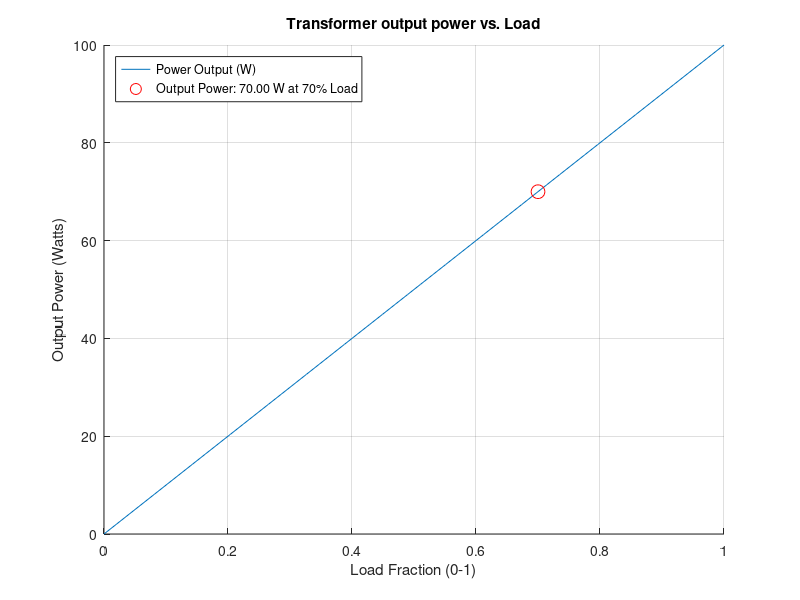
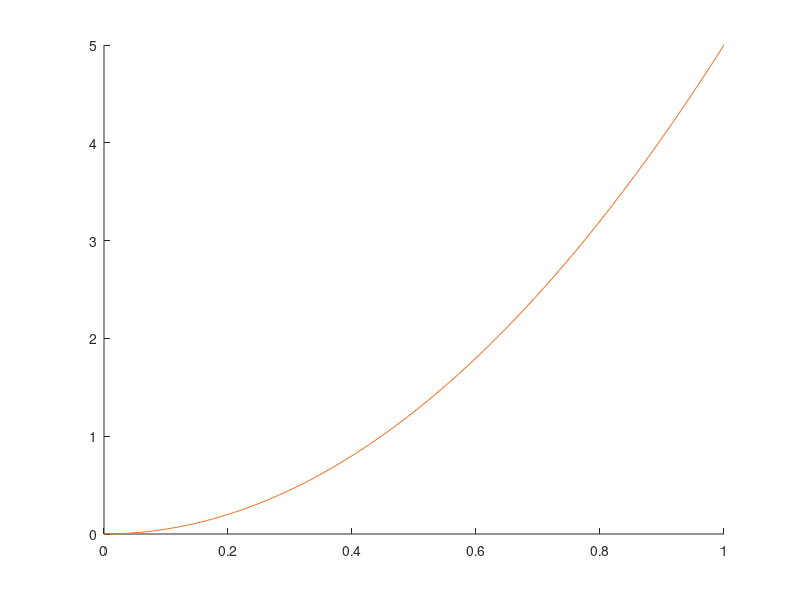

The MATLAB source for these figures, in order: (Note: this script raises an error after producing the figures.)
v1_rms = 120;
a = 10;
s_rated = 100;

v2_rms = v1_rms / a;
i2_rated = s_rated/v2_rms;

fprintf("Primary voltage: %.2fV RMS\n", v1_rms)
fprintf("Turns ratio: %i \n", a)
fprintf("Rated VA: %.2f VA\n", s_rated)
fprintf("Secondary voltage: %.2fV RMS\n", v2_rms)
fprintf("Secondary rated current: %.2f A \n", i2_rated)

x = 0.70;
i2 = x * i2_rated;
fprintf("Secondary current: %.2f A\n", i2)
fprintf("Secondary current is running at %i%% of the rated current\n", x*100)

p_out = v2_rms * i2;
fprintf("Power output: %.2f Watts\n", p_out)

r_load = v2_rms / i2;
fprintf("Equivalent Resistive load: %.2f Ohms\n", r_load)

x_vector = linspace(0, 1, 50);
i2_vector = x_vector .* i2_rated
p_out_vector = i2_vector .* v2_rms

p_copper_rated = 5;
p_copper = x_vector.^2 .* p_copper_rated

for k = 1:length(p_copper)
    fprintf("heat_loss: %.2f Watts | Load: %.2f%%\n", p_copper(k), x_vector(k).*100);
end

p_core = 2
p_loss = p_core + p_copper;

%Conservation of energy
p_in = p_out_vector + p_loss;

%efficiency n
n = (p_out_vector./p_in) * 100;

%plotting output power vs. Load
figure(1)
hold on
plot(x_vector, p_out_vector, '-')
plot(x, p_out, 'ro', 'MarkerSize', 10)
xlabel("Load Fraction (0-1)")
ylabel("Output Power (Watts)")
title("Transformer output power vs. Load")
legend("Power Output (W)", sprintf("Output Power: %.2f W at %i%% Load", p_out, x*100), 'Location', 'northwest')
grid on
hold off

%plotting Transformer Losses vs. Load Fraction
figure(2)
hold on
plot(x_vector, p_copper, 'Color', [0.95 0.45 0.15])
yline(p_core, 'Color', [0.20 0.65 0.95])
plot(x, x^2 * p_copper_rated, "o", "MarkerSize", 10, 'MarkerFaceColor', [0.95 0.45 0.15])
plot(x, p_core, "o", "MarkerSize", 10, 'MarkerFaceColor', [0.20 0.65 0.95])
title("Transformer losses, vs. Load Fraction")
xlabel("Load Fraction (0-1)")
ylabel("Power Loss (W)")
grid on
legend("Copper Loss", "Core Loss", sprintf("Copper Loss: %.2f W at %i%% load", x^2 * p_copper_rated, x*100), sprintf("Core Loss: %.2f W at %i%% Load", p_core, x*100))
hold off

%Plotting Efficiency
figure(3)
hold on
plot(x_vector, n)
plot(x, p_out/(p_out+(p_core + x^2*p_copper_rated))*100, "o", "MarkerSize", 10, 'MarkerFaceColor', [0.20 0.65 0.95])
xlabel("Load Fraction (0-1)")
ylabel("Efficiency (%)")
title("Transformer Efficiency vs. Load Fraction")
legend("Transformer Efficiency", sprintf("Efficiency: %.2f%% at %i%% Load", p_out/(p_out + p_core + x^2*p_copper_rated)*100, x*100), 'Location', 'southeast')
grid on
hold off
